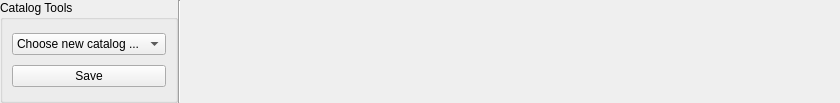
<?xml version="1.0" encoding="UTF-8"?>
<ui version="4.0">
 <class>OSCRibbon</class>
 <widget class="QWidget" name="OSCRibbon">
  <property name="geometry">
   <rect>
    <x>0</x>
    <y>0</y>
    <width>840</width>
    <height>103</height>
   </rect>
  </property>
  <property name="minimumSize">
   <size>
    <width>0</width>
    <height>78</height>
   </size>
  </property>
  <property name="windowTitle">
   <string>Form</string>
  </property>
  <layout class="QHBoxLayout" name="horizontalLayout">
   <property name="spacing">
    <number>0</number>
   </property>
   <property name="leftMargin">
    <number>0</number>
   </property>
   <property name="topMargin">
    <number>0</number>
   </property>
   <property name="rightMargin">
    <number>0</number>
   </property>
   <property name="bottomMargin">
    <number>0</number>
   </property>
   <item>
    <widget class="QGroupBox" name="CatalogBox">
     <property name="title">
      <string>Catalog Tools</string>
     </property>
     <layout class="QGridLayout" name="gridLayout">
      <item row="1" column="0">
       <widget class="QPushButton" name="oscSave">
        <property name="text">
         <string>Save</string>
        </property>
       </widget>
      </item>
      <item row="0" column="0">
       <widget class="QComboBox" name="catalogComboBox">
        <item>
         <property name="text">
          <string>Choose new catalog ...</string>
         </property>
        </item>
       </widget>
      </item>
     </layout>
    </widget>
   </item>
   <item>
    <widget class="Line" name="line_type">
     <property name="orientation">
      <enum>Qt::Vertical</enum>
     </property>
    </widget>
   </item>
   <item>
    <spacer name="horizontalSpacer">
     <property name="orientation">
      <enum>Qt::Horizontal</enum>
     </property>
     <property name="sizeHint" stdset="0">
      <size>
       <width>40</width>
       <height>20</height>
      </size>
     </property>
    </spacer>
   </item>
  </layout>
 </widget>
 <resources/>
 <connections/>
</ui>
